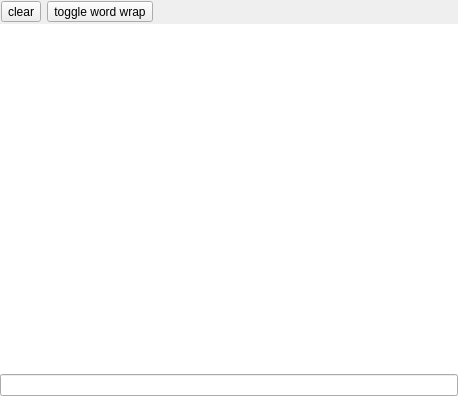
<?xml version="1.0" encoding="UTF-8"?>
<ui version="4.0">
 <class>ConsoleWidget</class>
 <widget class="QWidget" name="ConsoleWidget">
  <property name="geometry">
   <rect>
    <x>0</x>
    <y>0</y>
    <width>458</width>
    <height>396</height>
   </rect>
  </property>
  <property name="windowTitle">
   <string>Console</string>
  </property>
  <layout class="QVBoxLayout" name="verticalLayout">
   <property name="spacing">
    <number>0</number>
   </property>
   <property name="margin">
    <number>0</number>
   </property>
   <item>
    <widget class="QFrame" name="frame">
     <property name="sizePolicy">
      <sizepolicy hsizetype="Preferred" vsizetype="Fixed">
       <horstretch>0</horstretch>
       <verstretch>0</verstretch>
      </sizepolicy>
     </property>
     <property name="minimumSize">
      <size>
       <width>0</width>
       <height>24</height>
      </size>
     </property>
     <layout class="QHBoxLayout" name="horizontalLayout">
      <property name="margin">
       <number>1</number>
      </property>
      <item>
       <widget class="QToolButton" name="clearButton">
        <property name="text">
         <string>clear</string>
        </property>
        <property name="icon">
         <iconset resource="Icons.qrc">
          <normaloff>:/resources/icons/clear_console.png</normaloff>:/resources/icons/clear_console.png</iconset>
        </property>
        <property name="iconSize">
         <size>
          <width>16</width>
          <height>16</height>
         </size>
        </property>
       </widget>
      </item>
      <item>
       <widget class="QToolButton" name="toggleWordWrapButton">
        <property name="text">
         <string>toggle word wrap</string>
        </property>
        <property name="icon">
         <iconset resource="Icons.qrc">
          <normaloff>:/resources/icons/word_wrap_16x16.png</normaloff>:/resources/icons/word_wrap_16x16.png</iconset>
        </property>
        <property name="checkable">
         <bool>true</bool>
        </property>
       </widget>
      </item>
      <item>
       <spacer name="horizontalSpacer">
        <property name="orientation">
         <enum>Qt::Horizontal</enum>
        </property>
        <property name="sizeHint" stdset="0">
         <size>
          <width>40</width>
          <height>20</height>
         </size>
        </property>
       </spacer>
      </item>
     </layout>
    </widget>
   </item>
   <item>
    <widget class="QTextEdit" name="textEdit">
     <property name="frameShape">
      <enum>QFrame::NoFrame</enum>
     </property>
     <property name="readOnly">
      <bool>true</bool>
     </property>
     <property name="html">
      <string>&lt;!DOCTYPE HTML PUBLIC &quot;-//W3C//DTD HTML 4.0//EN&quot; &quot;http://www.w3.org/TR/REC-html40/strict.dtd&quot;&gt;
&lt;html&gt;&lt;head&gt;&lt;meta name=&quot;qrichtext&quot; content=&quot;1&quot; /&gt;&lt;style type=&quot;text/css&quot;&gt;
p, li { white-space: pre-wrap; }
&lt;/style&gt;&lt;/head&gt;&lt;body style=&quot; font-family:'MS Shell Dlg 2'; font-size:8.25pt; font-weight:400; font-style:normal;&quot;&gt;
&lt;p style=&quot;-qt-paragraph-type:empty; margin-top:0px; margin-bottom:0px; margin-left:0px; margin-right:0px; -qt-block-indent:0; text-indent:0px; font-size:8pt;&quot;&gt;&lt;/p&gt;&lt;/body&gt;&lt;/html&gt;</string>
     </property>
     <property name="acceptRichText">
      <bool>false</bool>
     </property>
    </widget>
   </item>
   <item>
    <widget class="QLineEdit" name="lineEdit"/>
   </item>
  </layout>
 </widget>
 <resources>
  <include location="ConsoleWidget.qrc"/>
  <include location="Icons.qrc"/>
 </resources>
 <connections>
  <connection>
   <sender>clearButton</sender>
   <signal>clicked()</signal>
   <receiver>textEdit</receiver>
   <slot>clear()</slot>
   <hints>
    <hint type="sourcelabel">
     <x>18</x>
     <y>11</y>
    </hint>
    <hint type="destinationlabel">
     <x>228</x>
     <y>199</y>
    </hint>
   </hints>
  </connection>
  <connection>
   <sender>toggleWordWrapButton</sender>
   <signal>toggled(bool)</signal>
   <receiver>ConsoleWidget</receiver>
   <slot>setWordWrap(bool)</slot>
   <hints>
    <hint type="sourcelabel">
     <x>86</x>
     <y>11</y>
    </hint>
    <hint type="destinationlabel">
     <x>228</x>
     <y>197</y>
    </hint>
   </hints>
  </connection>
 </connections>
 <slots>
  <slot>setWordWrap(bool)</slot>
 </slots>
</ui>
